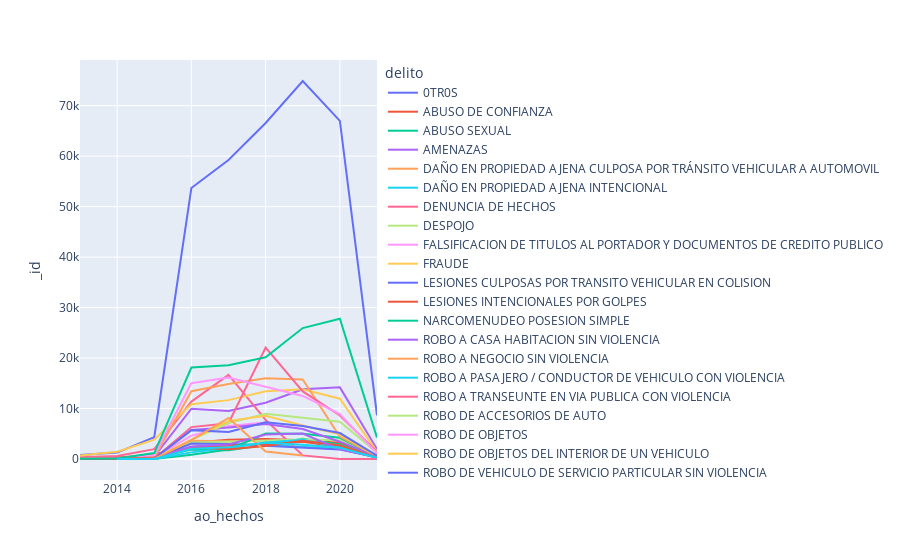

Notebook cell for this chart:
### Markdown cell above
puede observarse como a partir del 2012 los delitos han venido aumentando, sin embargo algunos llegaron a un pico y luego comenzaron a disminuir

### Code cell
import plotly.express as px

#df = px.data.gapminder().query("continent=='Oceania'")
fig = px.line(data_hurtos_tendencia[data_hurtos_tendencia['ao_hechos']>2012], x='ao_hechos',y='_id',color='delito')
fig.show()

### Figure 1 — Plotly figure (JSON) as saved in the notebook; plotly's stock layout.template omitted (floating-point values rounded to 4 significant figures)
{"data": [{"hovertemplate": "delito=0TR0S<br>ao_hechos=%{x}<br>_id=%{y}<extra></extra>", "legendgroup": "0TR0S", "line": {"color": "#636efa", "dash": "solid"}, "marker": {"symbol": "circle"}, "mode": "lines", "name": "0TR0S", "orientation": "v", "showlegend": true, "type": "scatter", "x": [2013, 2014, 2015, 2016, 2017, 2018, 2019, 2020, 2021], "xaxis": "x", "y": [791, 1279, 4316, 53681, 59242, 66572, 74881, 66973, 8652], "yaxis": "y"}, {"hovertemplate": "delito=ABUSO DE CONFIANZA<br>ao_hechos=%{x}<br>_id=%{y}<extra></extra>", "legendgroup": "ABUSO DE CONFIANZA", "line": {"color": "#EF553B", "dash": "solid"}, "marker": {"symbol": "circle"}, "mode": "lines", "name": "ABUSO DE CONFIANZA", "orientation": "v", "showlegend": true, "type": "scatter", "x": [2013, 2014, 2015, 2016, 2017, 2018, 2019, 2020, 2021], "xaxis": "x", "y": [80, 287, 809, 3244, 3814, 3970, 3736, 3204, 287], "yaxis": "y"}, {"hovertemplate": "delito=ABUSO SEXUAL<br>ao_hechos=%{x}<br>_id=%{y}<extra></extra>", "legendgroup": "ABUSO SEXUAL", "line": {"color": "#00cc96", "dash": "solid"}, "marker": {"symbol": "circle"}, "mode": "lines", "name": "ABUSO SEXUAL", "orientation": "v", "showlegend": true, "type": "scatter", "x": [2013, 2014, 2015, 2016, 2017, 2018, 2019, 2020, 2021], "xaxis": "x", "y": [37, 58, 209, 1896, 1735, 2751, 3991, 2865, 349], "yaxis": "y"}, {"hovertemplate": "delito=AMENAZAS<br>ao_hechos=%{x}<br>_id=%{y}<extra></extra>", "legendgroup": "AMENAZAS", "line": {"color": "#ab63fa", "dash": "solid"}, "marker": {"symbol": "circle"}, "mode": "lines", "name": "AMENAZAS", "orientation": "v", "showlegend": true, "type": "scatter", "x": [2013, 2014, 2015, 2016, 2017, 2018, 2019, 2020, 2021], "xaxis": "x", "y": [19, 42, 474, 9973, 9525, 11149, 13813, 14192, 1964], "yaxis": "y"}, {"hovertemplate": "delito=DAÑO EN PROPIEDAD AJENA CULPOSA POR TRÁNSITO VEHICULAR A AUTOMOVIL<br>ao_hechos=%{x}<br>_id=%{y}<extra></extra>", "legendgroup": "DAÑO EN PROPIEDAD AJENA CULPOSA POR TRÁNSITO VEHICULAR A AUTOMOVIL", "line": {"color": "#FFA15A", "dash": "solid"}, "marker": {"symbol": "circle"}, "mode": "lines", "name": "DAÑO EN PROPIEDAD AJENA CULPOSA POR TRÁNSITO VEHICULAR A AUTOMOVIL", "orientation": "v", "showlegend": true, "type": "scatter", "x": [2013, 2014, 2015, 2016, 2017, 2018, 2019, 2020, 2021], "xaxis": "x", "y": [1, 11, 65, 3613, 3513, 3640, 3703, 2602, 364], "yaxis": "y"}, {"hovertemplate": "delito=DAÑO EN PROPIEDAD AJENA INTENCIONAL<br>ao_hechos=%{x}<br>_id=%{y}<extra></extra>", "legendgroup": "DAÑO EN PROPIEDAD AJENA INTENCIONAL", "line": {"color": "#19d3f3", "dash": "solid"}, "marker": {"symbol": "circle"}, "mode": "lines", "name": "DAÑO EN PROPIEDAD AJENA INTENCIONAL", "orientation": "v", "showlegend": true, "type": "scatter", "x": [2013, 2014, 2015, 2016, 2017, 2018, 2019, 2020, 2021], "xaxis": "x", "y": [8, 22, 120, 2146, 2915, 2816, 2399, 2004, 266], "yaxis": "y"}, {"hovertemplate": "delito=DENUNCIA DE HECHOS<br>ao_hechos=%{x}<br>_id=%{y}<extra></extra>", "legendgroup": "DENUNCIA DE HECHOS", "line": {"color": "#FF6692", "dash": "solid"}, "marker": {"symbol": "circle"}, "mode": "lines", "name": "DENUNCIA DE HECHOS", "orientation": "v", "showlegend": true, "type": "scatter", "x": [2013, 2014, 2015, 2016, 2017, 2018, 2019, 2020, 2021], "xaxis": "x", "y": [335, 599, 1954, 11373, 16648, 7751, 714, 13, 4], "yaxis": "y"}, {"hovertemplate": "delito=DESPOJO<br>ao_hechos=%{x}<br>_id=%{y}<extra></extra>", "legendgroup": "DESPOJO", "line": {"color": "#B6E880", "dash": "solid"}, "marker": {"symbol": "circle"}, "mode": "lines", "name": "DESPOJO", "orientation": "v", "showlegend": true, "type": "scatter", "x": [2013, 2014, 2015, 2016, 2017, 2018, 2019, 2020, 2021], "xaxis": "x", "y": [49, 86, 495, 3248, 3426, 3654, 3849, 3700, 448], "yaxis": "y"}, {"hovertemplate": "delito=FALSIFICACION DE TITULOS AL PORTADOR Y DOCUMENTOS DE CREDITO PUBLICO<br>ao_hechos=%{x}<br>_id=%{y}<extra></extra>", "legendgroup": "FALSIFICACION DE TITULOS AL PORTADOR Y DOCUMENTOS DE CREDITO PUBLICO", "line": {"color": "#FF97FF", "dash": "solid"}, "marker": {"symbol": "circle"}, "mode": "lines", "name": "FALSIFICACION DE TITULOS AL PORTADOR Y DOCUMENTOS DE CREDITO PUBLICO", "orientation": "v", "showlegend": true, "type": "scatter", "x": [2013, 2014, 2015, 2016, 2017, 2018], "xaxis": "x", "y": [8, 22, 283, 4613, 6521, 7249], "yaxis": "y"}, {"hovertemplate": "delito=FRAUDE<br>ao_hechos=%{x}<br>_id=%{y}<extra></extra>", "legendgroup": "FRAUDE", "line": {"color": "#FECB52", "dash": "solid"}, "marker": {"symbol": "circle"}, "mode": "lines", "name": "FRAUDE", "orientation": "v", "showlegend": true, "type": "scatter", "x": [2013, 2014, 2015, 2016, 2017, 2018, 2019, 2020, 2021], "xaxis": "x", "y": [679, 1425, 3821, 10833, 11664, 13400, 13806, 11951, 1414], "yaxis": "y"}, {"hovertemplate": "delito=LESIONES CULPOSAS POR TRANSITO VEHICULAR EN COLISION<br>ao_hechos=%{x}<br>_id=%{y}<extra></extra>", "legendgroup": "LESIONES CULPOSAS POR TRANSITO VEHICULAR EN COLISION", "line": {"color": "#636efa", "dash": "solid"}, "marker": {"symbol": "circle"}, "mode": "lines", "name": "LESIONES CULPOSAS POR TRANSITO VEHICULAR EN COLISION", "orientation": "v", "showlegend": true, "type": "scatter", "x": [2013, 2014, 2015, 2016, 2017, 2018, 2019, 2020, 2021], "xaxis": "x", "y": [2, 13, 49, 3080, 2980, 2634, 2318, 1904, 319], "yaxis": "y"}, {"hovertemplate": "delito=LESIONES INTENCIONALES POR GOLPES<br>ao_hechos=%{x}<br>_id=%{y}<extra></extra>", "legendgroup": "LESIONES INTENCIONALES POR GOLPES", "line": {"color": "#EF553B", "dash": "solid"}, "marker": {"symbol": "circle"}, "mode": "lines", "name": "LESIONES INTENCIONALES POR GOLPES", "orientation": "v", "showlegend": true, "type": "scatter", "x": [2013, 2014, 2015, 2016, 2017, 2018, 2019, 2020, 2021], "xaxis": "x", "y": [1, 13, 67, 2398, 2729, 2943, 3438, 2388, 281], "yaxis": "y"}, {"hovertemplate": "delito=NARCOMENUDEO POSESION SIMPLE<br>ao_hechos=%{x}<br>_id=%{y}<extra></extra>", "legendgroup": "NARCOMENUDEO POSESION SIMPLE", "line": {"color": "#00cc96", "dash": "solid"}, "marker": {"symbol": "circle"}, "mode": "lines", "name": "NARCOMENUDEO POSESION SIMPLE", "orientation": "v", "showlegend": true, "type": "scatter", "x": [2013, 2014, 2015, 2016, 2017, 2018, 2019, 2020, 2021], "xaxis": "x", "y": [3, 1, 10, 831, 1874, 5053, 5020, 4209, 455], "yaxis": "y"}, {"hovertemplate": "delito=ROBO A CASA HABITACION SIN VIOLENCIA<br>ao_hechos=%{x}<br>_id=%{y}<extra></extra>", "legendgroup": "ROBO A CASA HABITACION SIN VIOLENCIA", "line": {"color": "#ab63fa", "dash": "solid"}, "marker": {"symbol": "circle"}, "mode": "lines", "name": "ROBO A CASA HABITACION SIN VIOLENCIA", "orientation": "v", "showlegend": true, "type": "scatter", "x": [2013, 2014, 2015, 2016, 2017, 2018, 2019, 2020, 2021], "xaxis": "x", "y": [3, 12, 138, 5755, 6226, 6948, 5940, 3433, 432], "yaxis": "y"}, {"hovertemplate": "delito=ROBO A NEGOCIO SIN VIOLENCIA<br>ao_hechos=%{x}<br>_id=%{y}<extra></extra>", "legendgroup": "ROBO A NEGOCIO SIN VIOLENCIA", "line": {"color": "#FFA15A", "dash": "solid"}, "marker": {"symbol": "circle"}, "mode": "lines", "name": "ROBO A NEGOCIO SIN VIOLENCIA", "orientation": "v", "showlegend": true, "type": "scatter", "x": [2013, 2014, 2015, 2016, 2017, 2018, 2019, 2020, 2021], "xaxis": "x", "y": [6, 23, 307, 13434, 14872, 15991, 15756, 4407, 516], "yaxis": "y"}, {"hovertemplate": "delito=ROBO A PASAJERO / CONDUCTOR DE VEHICULO CON VIOLENCIA<br>ao_hechos=%{x}<br>_id=%{y}<extra></extra>", "legendgroup": "ROBO A PASAJERO / CONDUCTOR DE VEHICULO CON VIOLENCIA", "line": {"color": "#19d3f3", "dash": "solid"}, "marker": {"symbol": "circle"}, "mode": "lines", "name": "ROBO A PASAJERO / CONDUCTOR DE VEHICULO CON VIOLENCIA", "orientation": "v", "showlegend": true, "type": "scatter", "x": [2013, 2014, 2015, 2016, 2017, 2018, 2019, 2020, 2021], "xaxis": "x", "y": [1, 3, 13, 1313, 2186, 3278, 3789, 2347, 365], "yaxis": "y"}, {"hovertemplate": "delito=ROBO A TRANSEUNTE EN VIA PUBLICA CON VIOLENCIA<br>ao_hechos=%{x}<br>_id=%{y}<extra></extra>", "legendgroup": "ROBO A TRANSEUNTE EN VIA PUBLICA CON VIOLENCIA", "line": {"color": "#FF6692", "dash": "solid"}, "marker": {"symbol": "circle"}, "mode": "lines", "name": "ROBO A TRANSEUNTE EN VIA PUBLICA CON VIOLENCIA", "orientation": "v", "showlegend": true, "type": "scatter", "x": [2013, 2014, 2015, 2016, 2017, 2018, 2019, 2020, 2021], "xaxis": "x", "y": [1, 12, 92, 6319, 7083, 22078, 13381, 8634, 1426], "yaxis": "y"}, {"hovertemplate": "delito=ROBO DE ACCESORIOS DE AUTO<br>ao_hechos=%{x}<br>_id=%{y}<extra></extra>", "legendgroup": "ROBO DE ACCESORIOS DE AUTO", "line": {"color": "#B6E880", "dash": "solid"}, "marker": {"symbol": "circle"}, "mode": "lines", "name": "ROBO DE ACCESORIOS DE AUTO", "orientation": "v", "showlegend": true, "type": "scatter", "x": [2013, 2014, 2015, 2016, 2017, 2018, 2019, 2020, 2021], "xaxis": "x", "y": [4, 14, 68, 3798, 7111, 8979, 8197, 7365, 1261], "yaxis": "y"}, {"hovertemplate": "delito=ROBO DE OBJETOS<br>ao_hechos=%{x}<br>_id=%{y}<extra></extra>", "legendgroup": "ROBO DE OBJETOS", "line": {"color": "#FF97FF", "dash": "solid"}, "marker": {"symbol": "circle"}, "mode": "lines", "name": "ROBO DE OBJETOS", "orientation": "v", "showlegend": true, "type": "scatter", "x": [2013, 2014, 2015, 2016, 2017, 2018, 2019, 2020, 2021], "xaxis": "x", "y": [24, 80, 743, 15027, 16157, 14333, 12493, 8893, 1067], "yaxis": "y"}, {"hovertemplate": "delito=ROBO DE OBJETOS DEL INTERIOR DE UN VEHICULO<br>ao_hechos=%{x}<br>_id=%{y}<extra></extra>", "legendgroup": "ROBO DE OBJETOS DEL INTERIOR DE UN VEHICULO", "line": {"color": "#FECB52", "dash": "solid"}, "marker": {"symbol": "circle"}, "mode": "lines", "name": "ROBO DE OBJETOS DEL INTERIOR DE UN VEHICULO", "orientation": "v", "showlegend": true, "type": "scatter", "x": [2013, 2014, 2015, 2016, 2017, 2018, 2019, 2020, 2021], "xaxis": "x", "y": [4, 15, 94, 3857, 7517, 8574, 6654, 4900, 637], "yaxis": "y"}, {"hovertemplate": "delito=ROBO DE VEHICULO DE SERVICIO PARTICULAR SIN VIOLENCIA<br>ao_hechos=%{x}<br>_id=%{y}<extra></extra>", "legendgroup": "ROBO DE VEHICULO DE SERVICIO PARTICULAR SIN VIOLENCIA", "line": {"color": "#636efa", "dash": "solid"}, "marker": {"symbol": "circle"}, "mode": "lines", "name": "ROBO DE VEHICULO DE SERVICIO PARTICULAR SIN VIOLENCIA", "orientation": "v", "showlegend": true, "type": "scatter", "x": [2013, 2014, 2015, 2016, 2017, 2018, 2019, 2020, 2021], "xaxis": "x", "y": [2, 18, 82, 5719, 5365, 7293, 6531, 5145, 650], "yaxis": "y"}, {"hovertemplate": "delito=USURPACIÓN DE IDENTIDAD<br>ao_hechos=%{x}<br>_id=%{y}<extra></extra>", "legendgroup": "USURPACIÓN DE IDENTIDAD", "line": {"color": "#EF553B", "dash": "solid"}, "marker": {"symbol": "circle"}, "mode": "lines", "name": "USURPACIÓN DE IDENTIDAD", "orientation": "v", "showlegend": true, "type": "scatter", "x": [2013, 2014, 2015, 2016, 2017, 2018, 2019, 2020, 2021], "xaxis": "x", "y": [26, 56, 322, 2316, 1932, 2589, 3618, 2655, 277], "yaxis": "y"}, {"hovertemplate": "delito=VIOLENCIA FAMILIAR<br>ao_hechos=%{x}<br>_id=%{y}<extra></extra>", "legendgroup": "VIOLENCIA FAMILIAR", "line": {"color": "#00cc96", "dash": "solid"}, "marker": {"symbol": "circle"}, "mode": "lines", "name": "VIOLENCIA FAMILIAR", "orientation": "v", "showlegend": true, "type": "scatter", "x": [2013, 2014, 2015, 2016, 2017, 2018, 2019, 2020, 2021], "xaxis": "x", "y": [43, 92, 1171, 18117, 18594, 20141, 25936, 27771, 4241], "yaxis": "y"}, {"hovertemplate": "delito=ROBO A NEGOCIO CON VIOLENCIA<br>ao_hechos=%{x}<br>_id=%{y}<extra></extra>", "legendgroup": "ROBO A NEGOCIO CON VIOLENCIA", "line": {"color": "#ab63fa", "dash": "solid"}, "marker": {"symbol": "circle"}, "mode": "lines", "name": "ROBO A NEGOCIO CON VIOLENCIA", "orientation": "v", "showlegend": true, "type": "scatter", "x": [2014, 2015, 2016, 2017, 2018, 2019, 2020, 2021], "xaxis": "x", "y": [4, 103, 2456, 2867, 4861, 5034, 1851, 398], "yaxis": "y"}, {"hovertemplate": "delito=ROBO A TRANSEUNTE DE CELULAR CON VIOLENCIA<br>ao_hechos=%{x}<br>_id=%{y}<extra></extra>", "legendgroup": "ROBO A TRANSEUNTE DE CELULAR CON VIOLENCIA", "line": {"color": "#FFA15A", "dash": "solid"}, "marker": {"symbol": "circle"}, "mode": "lines", "name": "ROBO A TRANSEUNTE DE CELULAR CON VIOLENCIA", "orientation": "v", "showlegend": true, "type": "scatter", "x": [2014, 2015, 2016, 2017, 2018, 2019], "xaxis": "x", "y": [9, 44, 3725, 8133, 1468, 677], "yaxis": "y"}, {"hovertemplate": "delito=ROBO DE VEHICULO DE SERVICIO PARTICULAR CON VIOLENCIA<br>ao_hechos=%{x}<br>_id=%{y}<extra></extra>", "legendgroup": "ROBO DE VEHICULO DE SERVICIO PARTICULAR CON VIOLENCIA", "line": {"color": "#19d3f3", "dash": "solid"}, "marker": {"symbol": "circle"}, "mode": "lines", "name": "ROBO DE VEHICULO DE SERVICIO PARTICULAR CON VIOLENCIA", "orientation": "v", "showlegend": true, "type": "scatter", "x": [2014, 2015, 2016, 2017, 2018, 2019, 2020, 2021], "xaxis": "x", "y": [6, 24, 2048, 2307, 3226, 2810, 2240, 261], "yaxis": "y"}], "layout": {"legend": {"title": {"text": "delito"}, "tracegroupgap": 0}, "margin": {"t": 60}, "xaxis": {"anchor": "y", "domain": [0, 1], "title": {"text": "ao_hechos"}}, "yaxis": {"anchor": "x", "domain": [0, 1], "title": {"text": "_id"}}}}
